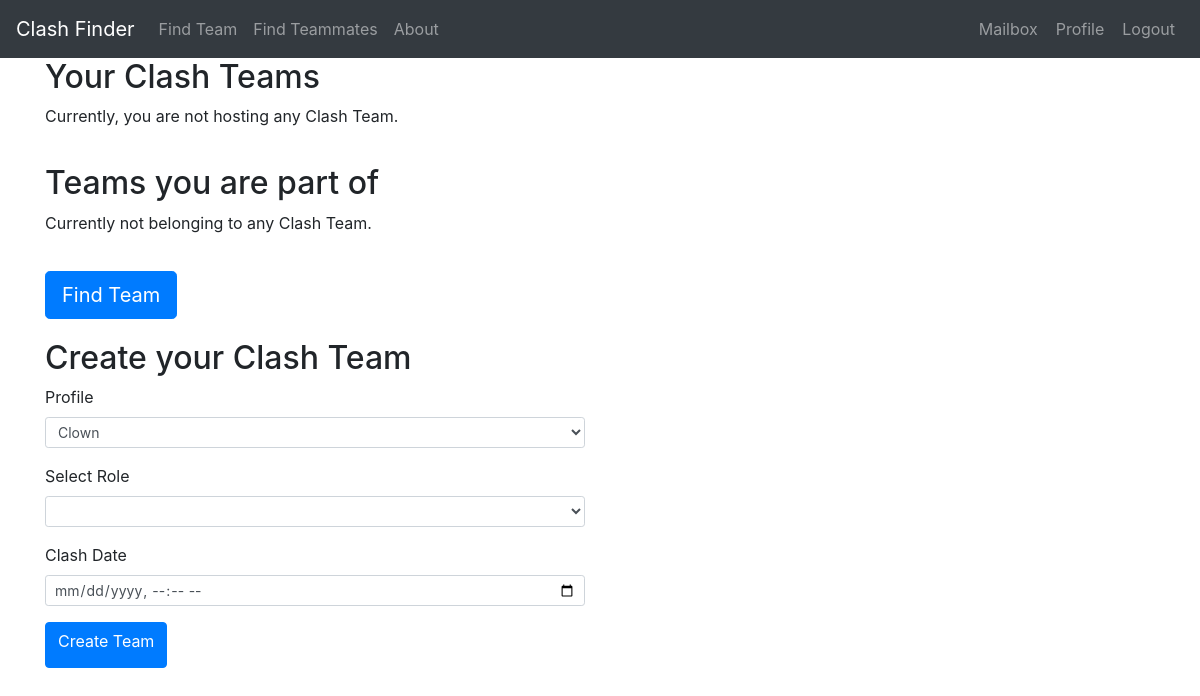
/user/admin/teams (signed in), run on an earlier commit of the app's database.
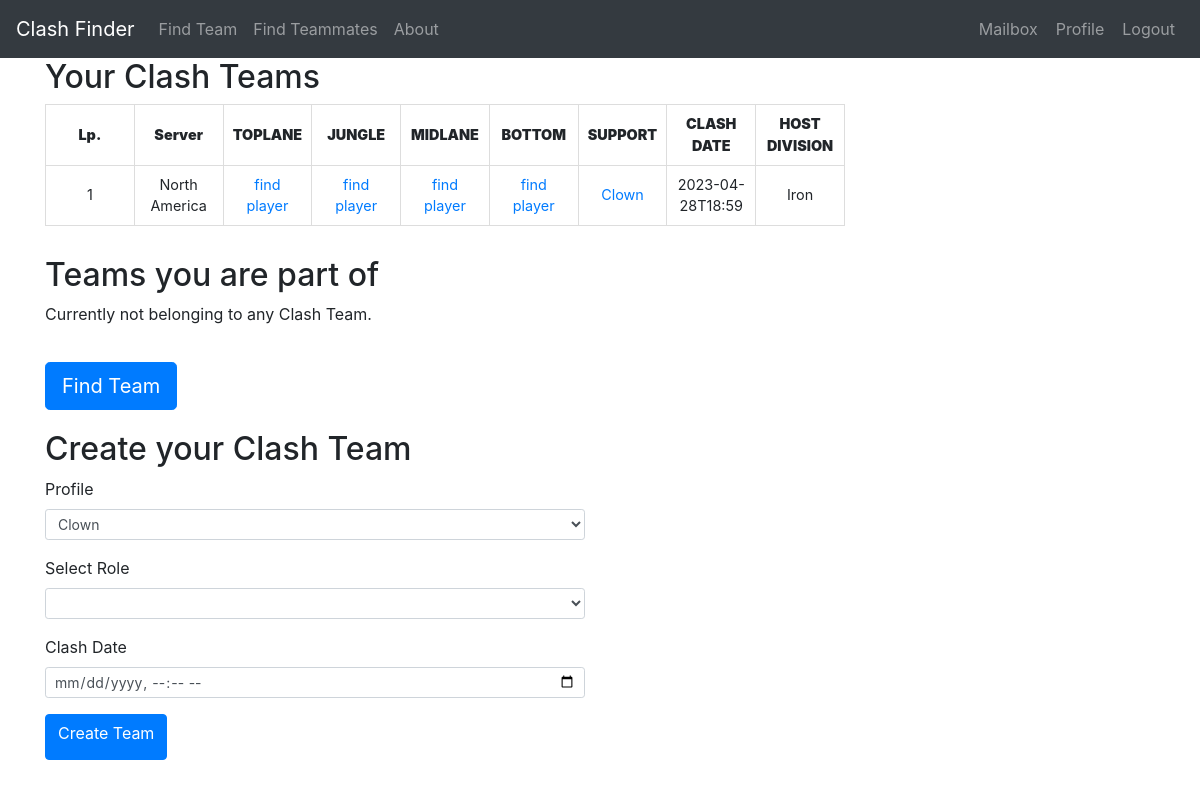
And on a later commit of the database.
### models.py (models this page shows, shortened)
class ClashTeam(UserMixin, db.Model):
    id = db.Column(db.Integer, primary_key=True)
    clash_date = db.Column(db.DateTime, nullable=False, default=None)
    division = db.Column(db.String(64), index=True, default=None)
    toplane = db.Column(db.String(64), index=True, default=None)
    jungle = db.Column(db.String(64), index=True, default=None)
    midlane = db.Column(db.String(64), index=True, default=None)
    bottom = db.Column(db.String(64), index=True, default=None)
    support = db.Column(db.String(64), index=True, default=None)
    host_id = db.Column(db.Integer, db.ForeignKey('profile.id'))
    invitation = db.relationship('ClashInvitation', backref='futureteam', lazy='dynamic',
                                 cascade="all, delete, delete-orphan")
    request = db.relationship('ClashRequest', backref='desired_team', lazy='dynamic',
                              cascade="all, delete, delete-orphan")
    def formatted_clash_date(self):
        return self.clash_date.strftime('%Y-%m-%dT%H:%M')

class Profile(UserMixin, db.Model):
    id = db.Column(db.Integer, primary_key=True)
    nickname = db.Column(db.String(64), index=True, unique=True)
    server = db.Column(db.String(10), index=True)
    division = db.Column(db.String(20), index=True)
    best_position = db.Column(db.String(20), index=True)
    alternative_position = db.Column(db.String(20), index=True)
    user_id = db.Column(db.Integer, db.ForeignKey('user.id'))
    clash_team = db.relationship('ClashTeam', backref='host', lazy='dynamic')
    invitation_in = db.relationship('ClashInvitation', backref='invitedguest', lazy='dynamic',
                                    cascade="all, delete, delete-orphan")
    request_out = db.relationship('ClashRequest', backref='candidate', lazy='dynamic',
                                  cascade="all, delete, delete-orphan")
    reported = db.relationship('ReportPlayer', backref='Reported', lazy='dynamic',
                               cascade="all, delete, delete-orphan")

### routes.py (the view)
@app.route('/user/<username>/teams', methods=['GET', 'POST'])
@login_required
def yourteams(username):
    user = User.query.filter_by(username=username).first_or_404()
    user_profiles = Profile.query.filter(Profile.user_id == user.id)
    user_clashteams = ClashTeam.query.join(Profile).filter(
        Profile.id == ClashTeam.host_id, Profile.user_id == user.id).all()
    user_profiles_data = {
        user_profile.nickname: user_profile.server for user_profile in user_profiles}
    guest_teams = []
    for key, value in user_profiles_data.items():
        guest_teams.extend(ClashTeam.query.join(Profile).filter(and_(or_(ClashTeam.toplane == key, ClashTeam.jungle == key, ClashTeam.midlane ==
                           key, ClashTeam.bottom == key, ClashTeam.support == key), Profile.server == value, Profile.user_id != user.id)).all())
    if len(user_clashteams) == 0:
        user_clashteams = []
    form = CreatingTeam(user_id=user.id, timerighnow=datetime.now())
    return render_template('yourteams.html', get_server_short_name=get_server_short_name, user_clashteams=user_clashteams, guest_teams=guest_teams, form=form, user=user)

### forms.py
class CreatingTeam(FlaskForm):
    profile = SelectField('Profile', validators=[DataRequired()], choices=[])
    role = SelectField('Select Role', validators=[
                       DataRequired()], choices=positions)
    clash_date = DateTimeLocalField(
        'Clash Date', format='%Y-%m-%dT%H:%M', validators=[DataRequired(), validate_date])
    submit = SubmitField('Create Team')
    def __init__(self, user_id, *args, **kwargs):
        super(CreatingTeam, self).__init__(*args, **kwargs)
        self.profile.choices = [(p.nickname)
                                for p in Profile.query.filter_by(user_id=user_id)]

### forms.py (called while the page is built)
def get_server_short_name(server_name):
    for server in servers:
        if server[0] == server_name:
            return server[1]
    return ''

### models.py (called while the page is built)
@login.user_loader
def load_user(id):
    return User.query.get(int(id))

### templates/yourteams.html (shortened to what the changed rows need)
{% extends "base.html" %}
{% block content %}
{% if current_user.id == user.id %}
<div class="container">
	<div class="row">
		<div class="col-sm-6">
			<h2>Your Clash Teams</h2>
			<div class="teams-info">
				{% if user_clashteams %}
				<table>
					<thead>
						<tr>
							<th><strong>Lp.</strong></th>
							<th><strong>Server</strong></th>
							<th><strong>TOPLANE</strong></th>
							<th><strong>JUNGLE</strong></th>
							<th><strong>MIDLANE</strong></th>
							<th><strong>BOTTOM</strong></th>
							<th><strong>SUPPORT</strong></th>
							<th><strong>CLASH DATE</strong></th>
							<th><strong>HOST DIVISION</strong></th>
						</tr>
					</thead>
					<tbody>
						{% for team in user_clashteams %}
						<tr>
							<td>{{ loop.index }}</td>
							<td>{{ team.host.server }}</td>
							<td>
								{% if team.toplane %}
								<a
									href="{{ url_for('profile', nickname=team.toplane, server=get_server_short_name(team.host.server).lower()) }}">{{
									team.toplane }}</a>
								{% if user.id == team.host.user_id and team.toplane != team.host.nickname %}
								<a
									href="{{ url_for('delete_teammate', username=user.username, team_id=team.id, position='toplane') }}">delete</a>
								{% endif %}
								{% else %}
								<a href="{{ url_for('findteammates') }}">find player</a>
								{% endif %}
							</td>
							<td>
								{% if team.jungle %}
								<a
									href="{{ url_for('profile', nickname=team.jungle, server=get_server_short_name(team.host.server).lower()) }}">{{
									team.jungle }}</a>
								{% if user.id == team.host.user_id and team.jungle != team.host.nickname %}
								<a
									href="{{ url_for('delete_teammate', username=user.username, team_id=team.id, position='jungle') }}">delete</a>
								{% endif %}
								{% else %}
								<a href="{{ url_for('findteammates') }}">find player</a>
								{% endif %}
							</td>
							<td>
								{% if team.midlane %}
								<a
									href="{{ url_for('profile', nickname=team.midlane, server=get_server_short_name(team.host.server).lower()) }}">{{
									team.midlane }}</a>
								{% if user.id == team.host.user_id and team.midlane != team.host.nickname %}
								<a
									href="{{ url_for('delete_teammate', username=user.username, team_id=team.id, position='midlane') }}">delete</a>
								{% endif %}
								{% else %}
								<a href="{{ url_for('findteammates') }}">find player</a>
								{% endif %}
							</td>
							<td>
								{% if team.bottom %}
								<a
									href="{{ url_for('profile', nickname=team.bottom, server=get_server_short_name(team.host.server).lower()) }}">{{
									team.bottom }}</a>
								{% if user.id == team.host.user_id and team.bottom != team.host.nickname %}
								<a
									href="{{ url_for('delete_teammate', username=user.username, team_id=team.id, position='bottom') }}">delete</a>
								{% endif %}
								{% else %}
								<a href="{{ url_for('findteammates') }}">find player</a>
								{% endif %}
							</td>
							<td>
								{% if team.support %}
								<a
									href="{{ url_for('profile', nickname=team.support, server=get_server_short_name(team.host.server).lower()) }}">{{
									team.support }}</a>
								{% else %}
								<a href="{{ url_for('findteammates') }}">find player</a>
								{% endif %}
							</td>
							<td>{{ team.formatted_clash_date() or '' }}</td>
							<td>{{ team.division or '' }}</td>
						</tr>
						{% endfor %}
					</tbody>
				</table>
				{% else %}
				<p>Currently, you are not hosting any Clash Team.</p>
				{% endif %}
			</div>
			<h2>Teams you are part of</h2>
			<h2>Create your Clash Team</h2>
		</div>
	</div>
</div>
{% else %}
<p>You do not have access to this page.</p>
{% endif %}
{% endblock %}

What changed in the data, as far as the page shows it:
added ClashTeam: host.server "North America", support "Clown", clash_date "2023-04-28T18:59", division "Iron"
Also different on the page:
text no longer shown: "Currently, you are not hosting any Clash Team."
text now shown: "Lp. Server TOPLANE JUNGLE MIDLANE BOTTOM SUPPORT CLASH DATE HOST DIVISION"
